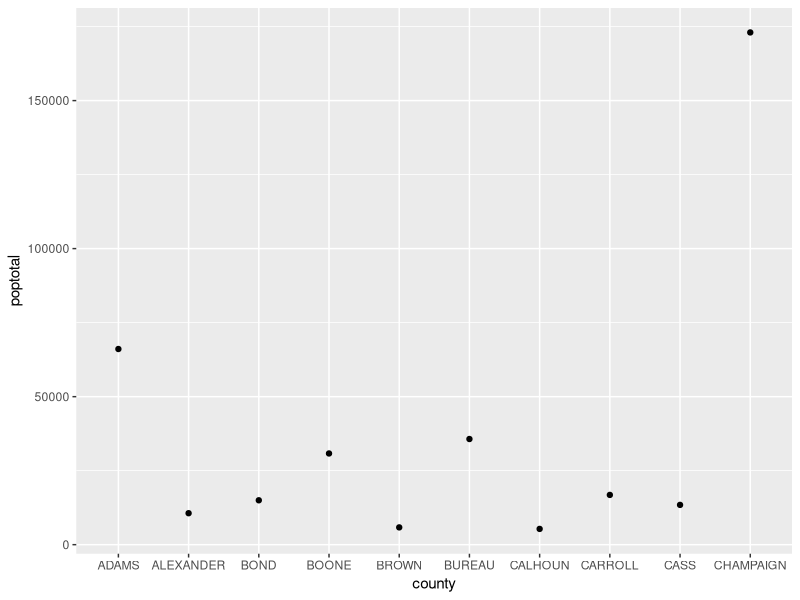
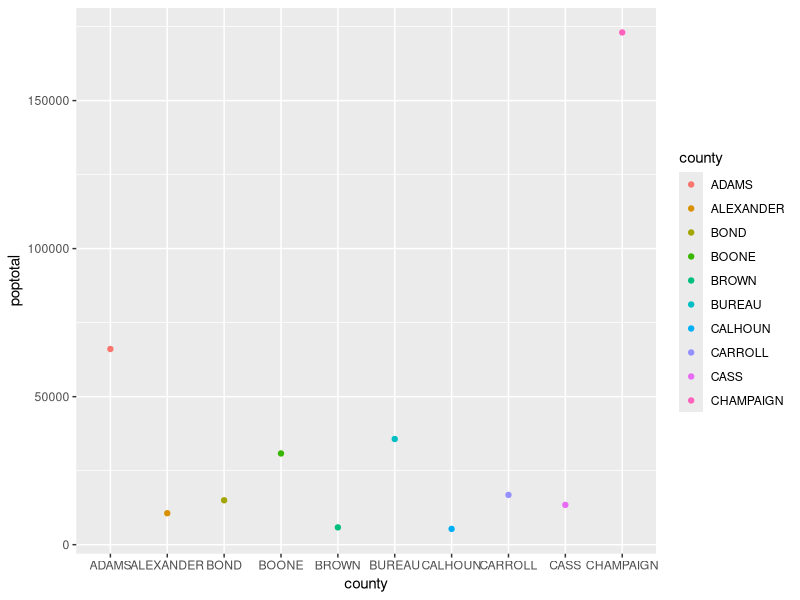
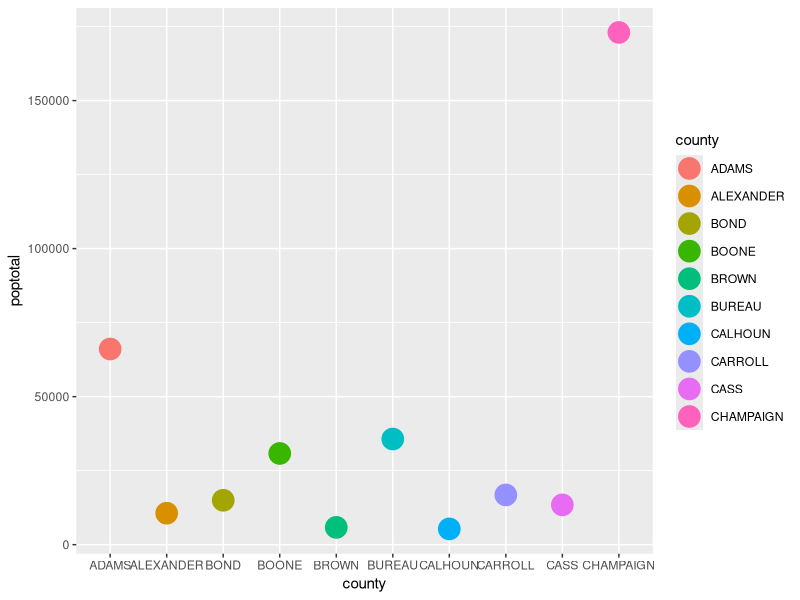
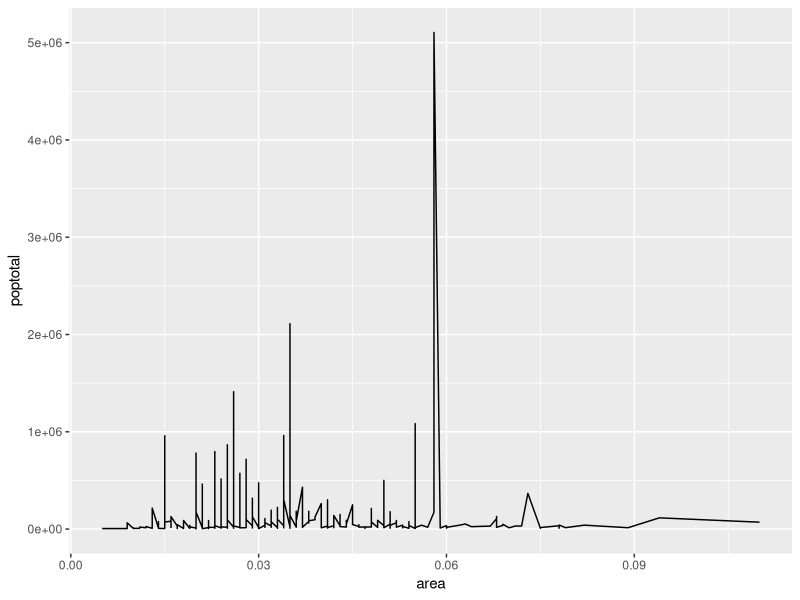
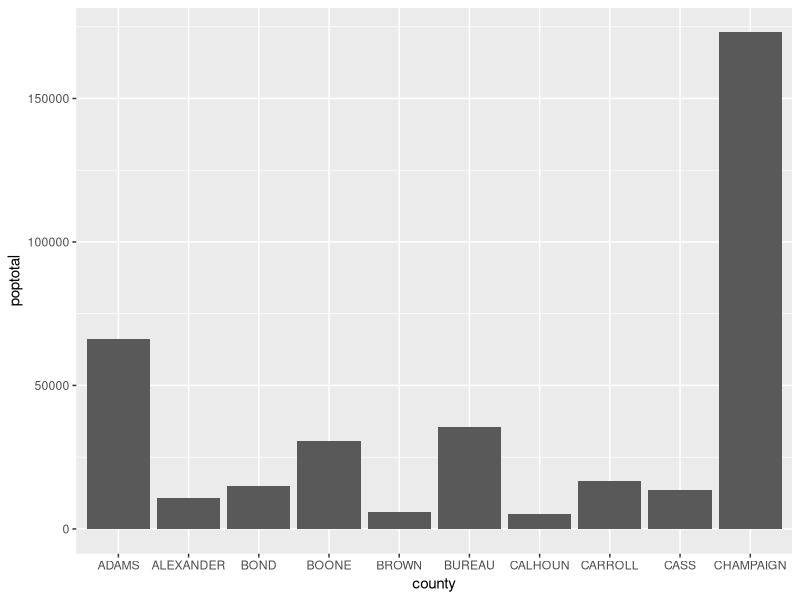
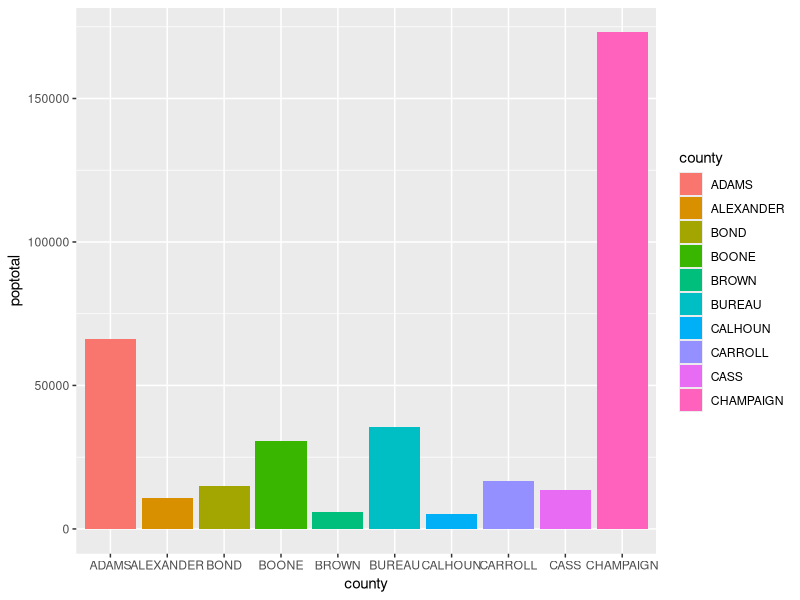
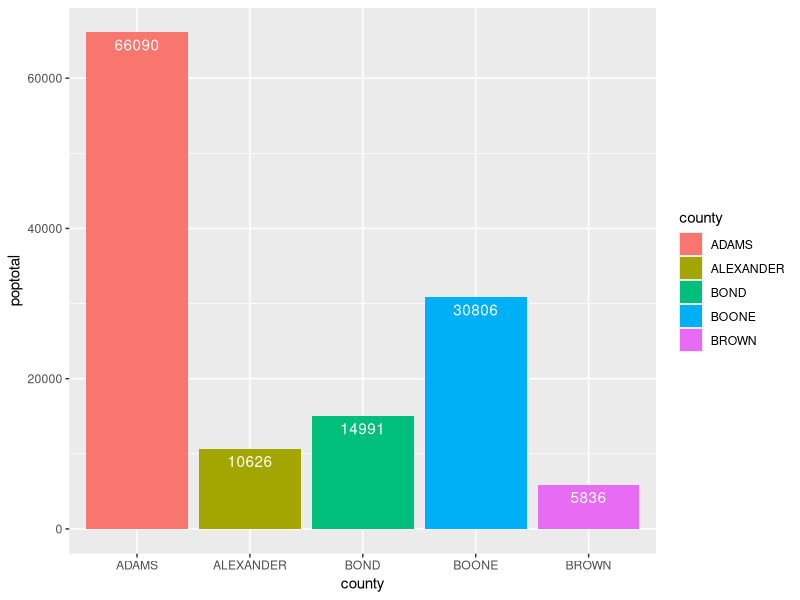
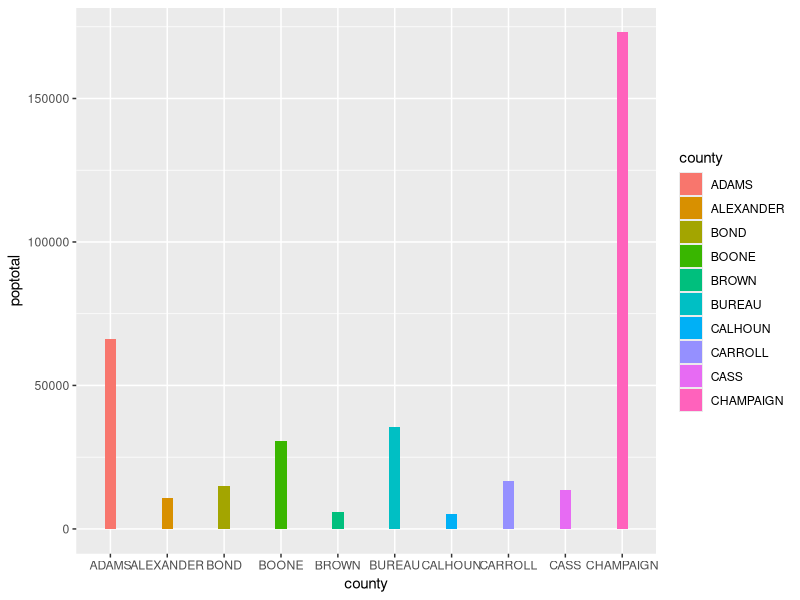

These charts were generated, in order, by the following R code:
## ---- chunk 1
knitr::opts_chunk$set(echo = TRUE)
## ---- chunk 2
library(ggplot2)
midwest
## ---- chunk 3
library(ggplot2)
ggplot(midwest[1:10,], aes(x=county, y=poptotal)) + 
  geom_point()
## ---- chunk 4
library(ggplot2)
ggplot(midwest[1:10,], aes(x=county, y=poptotal, color=county)) + 
  geom_point()
## ---- chunk 5
library(ggplot2)
ggplot(midwest[1:10,], aes(x=county, y=poptotal, color=county)) + 
  geom_point(size=7)
## ---- chunk 6
library(ggplot2)
ggplot(midwest, aes(x=area, y=poptotal)) + 
  geom_line()
## ---- chunk 7
library(ggplot2)
ggplot(midwest[1:10,], aes(x=county, y=poptotal)) + 
  geom_bar(stat="identity")
## ---- chunk 8
library(ggplot2)
ggplot(midwest[1:10,], aes(x=county, y=poptotal, fill=county)) +
  geom_bar(stat="identity")
## ---- chunk 9
library(ggplot2)
ggplot(midwest[1:5,], aes(x=county, y=poptotal, fill=county)) +
  geom_bar(stat="identity") +
  geom_text(aes(label=poptotal),vjust=1.5, color="white")
## ---- chunk 10
library(ggplot2)
ggplot(midwest[1:10,], aes(x=county, y=poptotal, fill=county)) + 
  geom_bar(stat="identity", width=0.2) 
## ---- chunk 11
library(tidyverse)
library(ggplot2)
midwest %>% group_by(state) %>% summarise(all = sum(poptotal)) %>%
  ggplot(aes(x=state,y=all, fill=state)) + 
  geom_bar(stat="identity")
## ---- chunk 12
library(ggplot2)
ggplot(midwest[1:5,], aes(x=county, y=poptotal, fill=county)) +
  geom_bar(stat="identity") +
  geom_text(aes(label=poptotal),vjust=1.5, color="white") +
  theme(legend.position = "top")
## ---- chunk 13
library(ggplot2)
ggplot(midwest[1:5,], aes(x=county, y=poptotal, fill=county)) +
  geom_bar(stat="identity") +
  geom_text(aes(label=poptotal),vjust=1.5, color="white") +
  theme(legend.position = "bottom")
## ---- chunk 14
library(ggplot2)
ggplot(midwest[1:3,], aes(x=county, y=poptotal, fill=county)) +
  geom_bar(stat="identity") +
  geom_text(aes(label=poptotal),vjust=1.5, color="white") +
  theme(legend.position = "bottom") +
  theme(legend.text = element_text(colour = "blue",face="bold"))
## ---- chunk 15
library(ggplot2)
ggplot(midwest[1:3,], aes(x=county, y=poptotal, fill=county)) +
  geom_bar(stat="identity") +
  geom_text(aes(label=poptotal),vjust=1.5, color="white") +
  theme(legend.position = "bottom") +
  scale_x_discrete(limits=c("BOND","ADAMS","ALEXANDER"))
## ---- chunk 16
library(ggplot2)
ggplot(midwest[1:3,], aes(x=county, y=poptotal, fill=county)) +
  geom_bar(stat="identity") +
  geom_text(aes(label=poptotal),vjust=1.5, color="white") +
  theme(legend.position = "nont")
## ---- chunk 17
#library(ggplot2)
ggplot(midwest, aes(x=area, y=poptotal)) + 
  geom_point() +
  xlim(c(0, 0.1)) + ylim(c(0, 1000000))
## ---- chunk 18
library(ggplot2)
ggplot(midwest[1:10,], aes(x=county, y=poptotal)) + 
  geom_bar(stat="identity") +
  labs(title="Population", x="County", y="Population")
## ---- chunk 19
library(ggplot2)
ggplot(midwest[1:10,], aes(x=county, y=poptotal, color=county)) + 
  geom_point(size=7) +
  theme(axis.text.x = element_text(angle = 45, vjust = 1, hjust=1))
## ---- chunk 20
midwest %>% group_by(inmetro) %>% summarize(pop = sum(poptotal)) %>% 
  ggplot(aes(inmetro,pop,fill=factor(inmetro))) + geom_bar(stat="identity")
## ---- chunk 21
library(ggplot2)
ggplot(midwest[1:10,], aes(x=county, y=poptotal)) + 
  geom_bar(stat="identity") +
  coord_flip()
## ---- chunk 22
economics
economics %>% pivot_longer(-date,names_to="type",values_to="num")
## ---- chunk 23
economics %>% pivot_longer(-date,names_to="type",values_to="num") %>%
    ggplot(aes(date,num,color=type)) + geom_line()
## ---- chunk 24
library(ggplot2)
ggplot(midwest, aes(x=area, fill=area)) + 
  geom_histogram()
## ---- chunk 25
library(ggplot2)
ggplot(midwest, aes(x=area, y=poptotal, color=area)) + 
  geom_point() +
  facet_grid(state ~ .)
## ---- chunk 26
library(ggplot2)
ggplot(midwest, aes(x=area, y=poptotal, color=area)) + 
  geom_point() +
  facet_grid(. ~ state)
## ---- chunk 27
library(ggplot2)
ggplot(midwest,aes(area,popamerindian)) + 
  geom_bin2d(bins=10)
## ---- chunk 28
library(ggplot2)
ggplot(midwest[1:10,], aes(x=county, y=poptotal)) + 
  geom_point()
## ---- chunk 29
library(ggplot2)
plot(midwest[,4:10])
## ---- chunk 30
ggplot(mtcars,aes(x=wt,y=mpg)) + 
  geom_point() + 
  geom_smooth(method = "lm")
